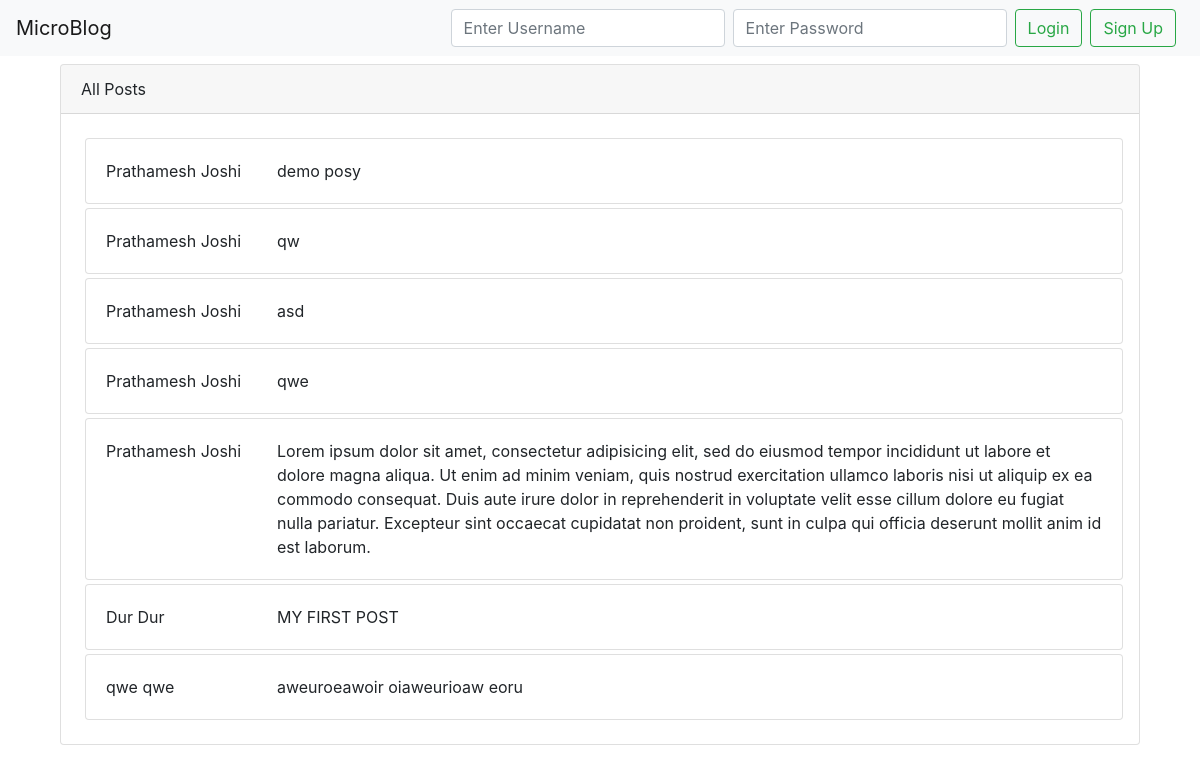
The page / on the database its author committed.
### tables this page shows
CREATE TABLE `post` (
  `id` int(100) NOT NULL,
  `uid` int(100) NOT NULL,
  `post` varchar(1000) NOT NULL
);

CREATE TABLE `author` (
  `id` int(100) NOT NULL,
  `fname` varchar(100) NOT NULL,
  `lname` varchar(100) NOT NULL,
  `email` varchar(100) NOT NULL,
  `password` varchar(100) NOT NULL
);

### index.php (the view, shortened to what this page needs)
<?php
	require('dbconn.php');
?>
<!DOCTYPE html>
<html>
	<head>
    <link rel="stylesheet" type="text/css" href="css/bootstrap.min.css">
	</head>
	<body>
    <?php include('include/navbar.php'); ?>
    <div class="card mx-auto my-2 " style="width: 90%;">
    	<div class="card-header">All Posts</div>
    	<div class="card-body">
    		<?php
    			$query = "SELECT * FROM post";
    			$res = mysqli_query($conn, $query);
    			while ($row = mysqli_fetch_array($res)) {
    				$uid = $row['uid'];
    				$query1 = "SELECT * FROM author WHERE id = '$uid'";
    				$res1 = mysqli_query($conn, $query1);
    				$row1 = mysqli_fetch_array($res1);
    				$fname = $row1['fname'];
    				$lname = $row1['lname'];
			?>
    				<div class="card mx-1 my-1" style="width: 100%;">
				    	<div class="card-body">
				    		<div class="row">
				    			<div class="col-md-2"><?php echo $fname," ", $lname; ?></div>
				    			<div class="col-md-10"><?php echo $row['post']; ?></div>
				    		</div>
				    	</div>
				    </div>
			<?php
    			}
    		?>
    	</div>
    </div>
	</body>
</html>

### include/navbar.php (shortened to what this page needs)
<nav class="navbar navbar-expand-lg navbar-light bg-light">
  <a class="navbar-brand" href="index.php">MicroBlog</a>
  <div class="collapse navbar-collapse" id="navbarSupportedContent">
    <form class="form-inline ml-auto my-2 my-lg-0" method="POST">
      <?php
        if($_SESSION['name'] != '')
        {
      ?>
          <a href="NewPost.php" class="btn btn-outline-success my-2 mx-2 my-sm-0">
            <b>&#43;</b> New Post
          </a>
          <a href="profile.php" class="btn btn-outline-success my-2 mx-2 my-sm-0"> Profile </a>
          <button class="btn btn-outline-success my-2 my-sm-0" type="submit" name="logout" value="logout">Log Out</button>
      <?php
        }
        else
        {
      ?>
          <input class="form-control mr-sm-2" type="text" placeholder="Enter Username" name="username" required>
          <input class="form-control mr-sm-2" type="password" placeholder="Enter Password" name="password" required>
          <button class="btn btn-outline-success my-2 my-sm-0" type="submit" name="login" value="login">Login</button>
          <a href="SignUp.php" class="btn btn-outline-success my-2 mx-2 my-sm-0">Sign Up</a>
      <?php
        }
      ?>
    </form>
  </div>
</nav>

### rows shown on the page
post: uid.fname "Prathamesh", uid.lname "Joshi", post "demo posy"
post: uid.fname "Prathamesh", uid.lname "Joshi", post "qw"
post: uid.fname "Prathamesh", uid.lname "Joshi", post "asd"
post: uid.fname "Prathamesh", uid.lname "Joshi", post "qwe"
post: uid.fname "Prathamesh", uid.lname "Joshi", post "Lorem ipsum dolor sit amet, consectetur adipisicing elit, sed do eiusmod tempor incididunt ut labore et dolore magna aliqua. Ut enim ad minim veniam, quis nostrud exercitation ullamco laboris nisi ut aliquip ex ea commodo consequat. Duis aute irure dolor in reprehenderit in voluptate velit esse cillum dolore eu fugiat nulla pariatur. Excepteur sint occaecat cupidatat non proident, sunt in culpa qui officia deserunt mollit anim id est laborum."
post: uid.fname "Dur", uid.lname "Dur", post "MY FIRST POST"
post: uid.fname "qwe", uid.lname "qwe", post "aweuroeawoir oiaweurioaw eoru"
